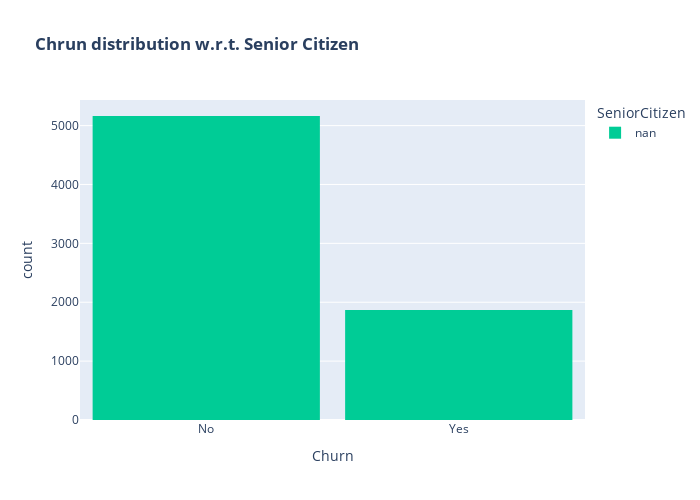

The notebook cell this image was saved under:
### Code cell
color_map = {"Yes": '#00CC96', "No": '#B6E880'}
fig = px.histogram(data, x="Churn", color="SeniorCitizen", title="<b>Chrun distribution w.r.t. Senior Citizen</b>", color_discrete_map=color_map)
fig.update_layout(width=700, height=500, bargap=0.1)
fig.show()

### Figure 1 — Plotly figure (JSON) as saved in the notebook; plotly's stock layout.template omitted (floating-point values rounded to 4 significant figures; data arrays with more than 128 entries replaced by an {"elided": "..."} marker saying what was removed)
{"data": [{"alignmentgroup": "True", "bingroup": "x", "hovertemplate": "SeniorCitizen=nan<br>Churn=%{x}<br>count=%{y}<extra></extra>", "legendgroup": "nan", "marker": {"color": "#00cc96", "pattern": {"shape": ""}}, "name": "nan", "offsetgroup": "nan", "orientation": "v", "showlegend": true, "type": "histogram", "x": {"elided": "7032 str values"}, "xaxis": "x", "yaxis": "y"}], "layout": {"bargap": 0.1, "barmode": "relative", "height": 500, "legend": {"title": {"text": "SeniorCitizen"}, "tracegroupgap": 0}, "title": {"text": "<b>Chrun distribution w.r.t. Senior Citizen</b>"}, "width": 700, "xaxis": {"anchor": "y", "domain": [0, 1], "title": {"text": "Churn"}}, "yaxis": {"anchor": "x", "domain": [0, 1], "title": {"text": "count"}}}}
